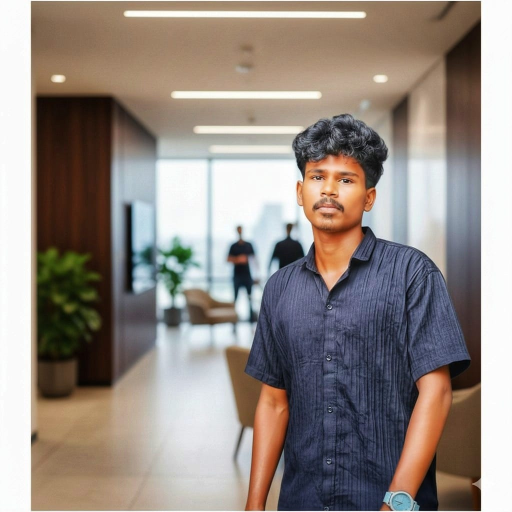
#> input picture LegalDOCAI/uploads/WhatsApp Image 2025-10-12 at 20.35.04_0f98389a.jpg, 1024 x 1024 px (shown at 1/2 size)
$ python -i ocr_service.py   (imports and definitions only)
#> lines starting #> are read from the running program, lines starting #| are printed output that depends on the picture
#> further down, picture is the input picture: PIL image 1024x1024 RGB; mean R, G, B 148.2, 138.1, 131.5
### legaldocai_skeleton/app/config.py
import os
from pathlib import Path
from dotenv import load_dotenv

load_dotenv()

class Settings:
    APP_NAME: str = "LegalDocAI Backend Skeleton"
    VERSION: str = "0.1.0"

    UPLOAD_FOLDER: str = os.getenv("UPLOAD_FOLDER", "uploads")
    MAX_UPLOAD_SIZE_MB: int = int(os.getenv("MAX_UPLOAD_SIZE_MB", "10"))
    ALLOWED_EXTENSIONS: set = set(
        os.getenv("ALLOWED_EXTENSIONS", "pdf,jpg,jpeg,png,docx,txt,xls,xlsx").split(",")
    )

    LOG_LEVEL: str = os.getenv("LOG_LEVEL", "INFO")

    TESSERACT_CMD: str = os.getenv("TESSERACT_CMD", "")

    OPENAI_API_KEY: str = os.getenv("OPENAI_API_KEY", "")
    OPENAI_MODEL: str = os.getenv("OPENAI_MODEL", "gpt-4o-mini")

    MONGODB_URI: str = os.getenv("MONGODB_URI", "mongodb://localhost:27017")
    MONGODB_DB_NAME: str = os.getenv("MONGODB_DB_NAME", "legaldocai_db")

    @property
    def max_upload_size_bytes(self) -> int:
        return self.MAX_UPLOAD_SIZE_MB * 1024 * 1024

    def ensure_upload_folder(self):
        Path(self.UPLOAD_FOLDER).mkdir(parents=True, exist_ok=True)

settings = Settings()
settings.ensure_upload_folder()

### legaldocai_skeleton/app/services/ocr_service.py
import pytesseract
from PIL import Image, ImageEnhance, ImageFilter
import os

try:
    from app.config import settings
    if hasattr(settings, 'TESSERACT_CMD') and settings.TESSERACT_CMD:
        pytesseract.pytesseract.tesseract_cmd = settings.TESSERACT_CMD
except:
    pass

def preprocess_image(image: Image.Image) -> Image.Image:
    """
    Preprocess image for better OCR accuracy.

    Args:
        image: PIL Image object

    Returns:
        Preprocessed PIL Image
    """
    image = image.convert('L')
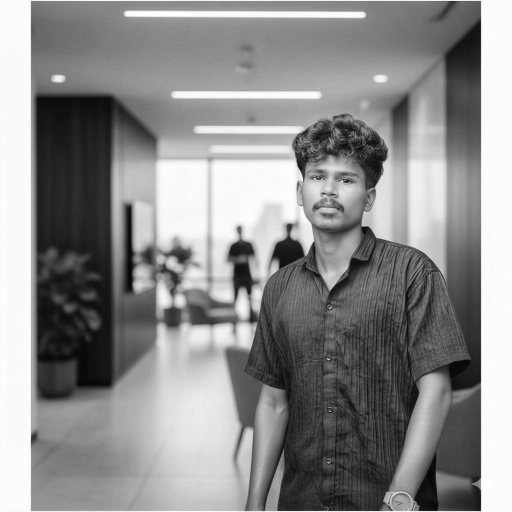
#> image: PIL image 1024x1024 L (shown at 1/2 size); min 0, max 255, mean 140.4

    image = image.filter(ImageFilter.MedianFilter(size=3))

    enhancer = ImageEnhance.Contrast(image)
    image = enhancer.enhance(2.0)
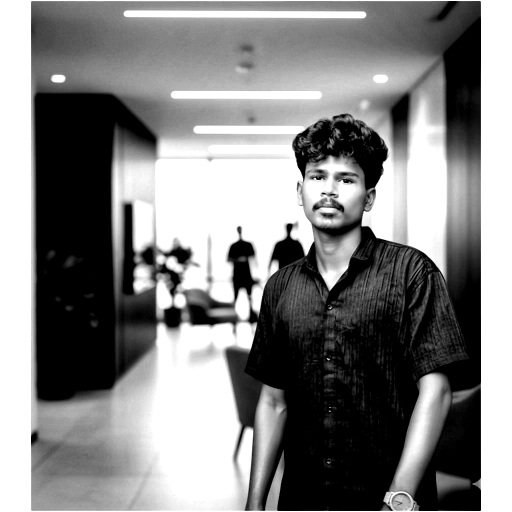
#> image: PIL image 1024x1024 L (shown at 1/2 size); min 0, max 255, mean 131.9

    return image

def perform_ocr(image_path: str, lang: str = 'eng') -> str:
    """
    Perform OCR on image files using Tesseract.

    Features:
    - Image preprocessing for better accuracy
    - Support for multiple languages (default: English)
    - Error handling for missing Tesseract installation

    Args:
        image_path: Path to the image file
        lang: Tesseract language code (default: 'eng', use 'hin' for Hindi)

    Returns:
        OCR-extracted text
    """
    try:
        if not os.path.exists(image_path):
            return f"Error: Image file not found at {image_path}"

        image = Image.open(image_path)

        preprocessed_image = preprocess_image(image)

        text = pytesseract.image_to_string(preprocessed_image, lang=lang)

        return text.strip()

    except pytesseract.TesseractNotFoundError:
        return (
            "Error: Tesseract OCR not found. Please install Tesseract:\n"
            "- Windows: Download from https://github.com/UB-Mannheim/tesseract/wiki\n"
            "- Linux: sudo apt-get install tesseract-ocr\n"
            "- Mac: brew install tesseract\n"
            "Set TESSERACT_CMD in .env to the tesseract executable path."
        )

    except Exception as e:
        return f"Error performing OCR: {str(e)}"

>>> from PIL import Image
>>> picture = Image.open('../../../LegalDOCAI/uploads/WhatsApp Image 2025-10-12 at 20.35.04_0f98389a.jpg')
>>> result = preprocess_image(picture)
